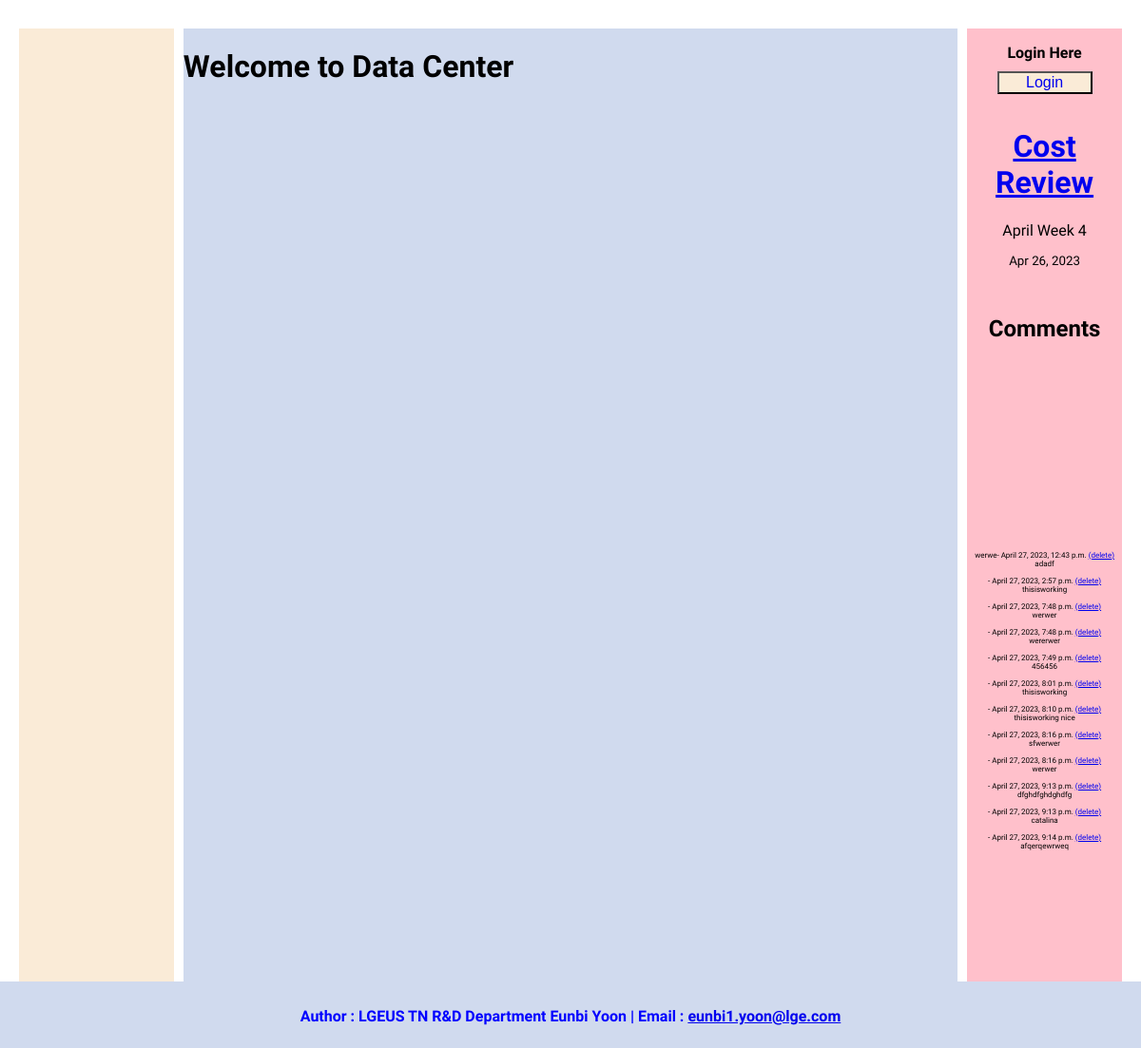
/cost-review/1/, run on an earlier commit of the app's database.
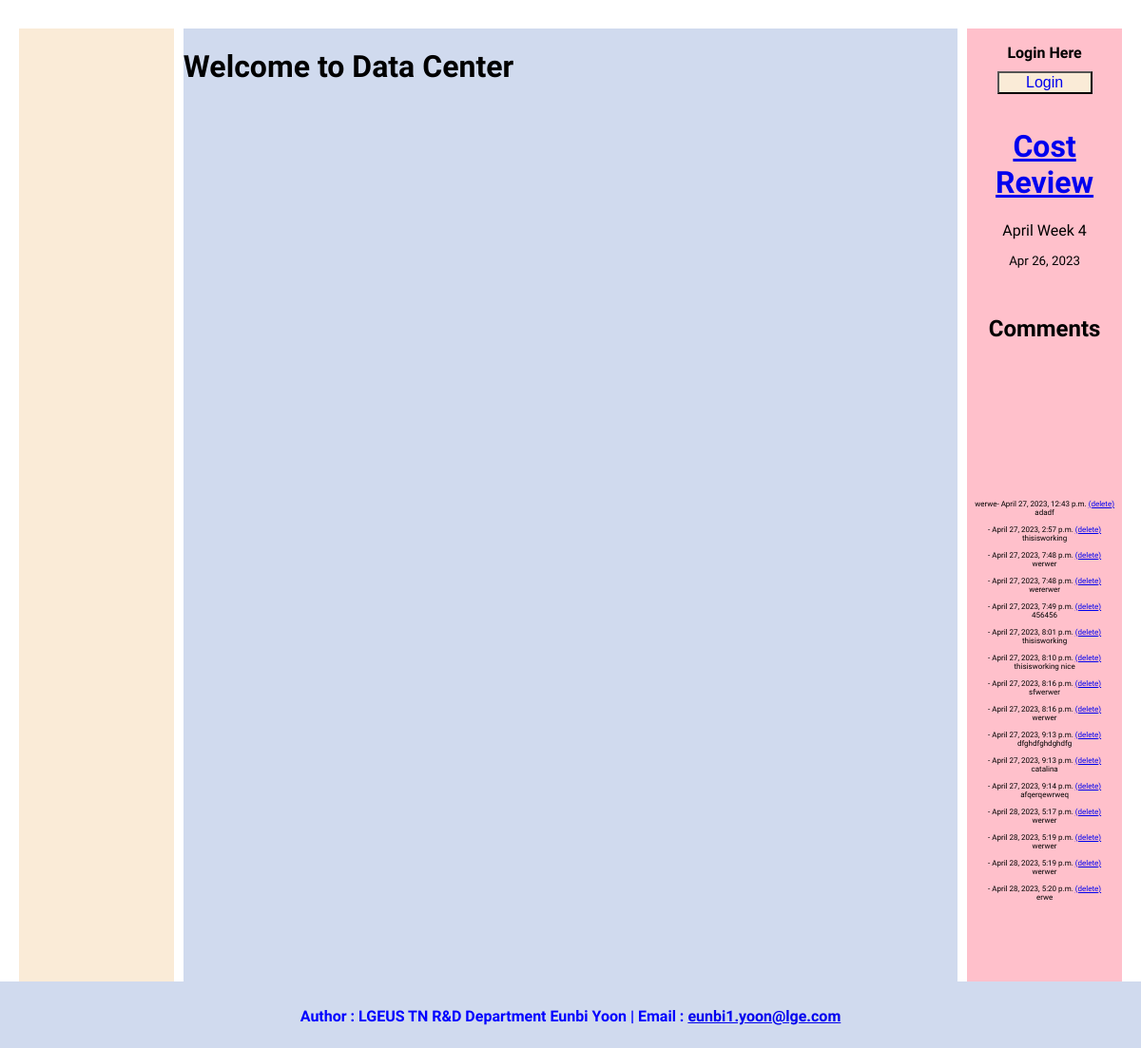
And on a later commit of the database.
### sections/models.py (models this page shows, shortened)
class Comment(models.Model):
    post=models.ForeignKey(Post, related_name='comment_model', on_delete=models.CASCADE)
    name=models.CharField(max_length=255)
    body=models.TextField()
    date_added=models.DateTimeField(auto_now_add=True)

### sections/views.py (the view)
# urls.py: path('<slug:slug>/<int:pk>/', detailView, name='detail_url'),
def detailView(request, slug, pk):
    post=Post.objects.get(slug=slug, pk=pk)
    if request.method=='POST':
        form=CommentForm(request.POST)
        if form.is_valid():
            obj=form.save(commit=False)
            obj.post=post
            obj.save()
            return redirect('detail_url',slug=post.slug, pk=post.pk)
    else:
        form=CommentForm()
    context={
        'post_detail':post,
        'form_detail':form,
        'id':pk
    }
    return render(request,'detail.html', context)

### templates/detail.html (shortened to what this page needs)
{% extends 'base.html' %}
{% block navigator %}
    <div class="detail-category">
        <div class="detail-title">
            <a href="{% url 'category_url' post_detail.category.slug %}"><h1>{{ post_detail.title }}</h1></a>
            {{ post_detail.intro }}
            <small><br/><time>{{ post_detail.date_added|date:"M d, Y" }}</time></small>
        </div>
        <div class="detail-comment">
            <h2>Comments</h2>
            <article style="font-size:0.5rem">
                {% for comment in post_detail.comment_model.all %}
                    {{comment.name}}- {{comment.date_added}}
                    <a href="{& url 'delete_post' post_detail.slug %}">(delete)</a>
                    <br/>{{comment.body}}
                    <br/>
                    <br/>
                {% endfor %}
            </article>
        </div>
    </div>
{% endblock %}

What changed in the data, as far as the page shows it:
added Comment: date_added "April 28, 2023, 5:17 p.m.", body "werwer"
added Comment: date_added "April 28, 2023, 5:19 p.m.", body "werwer"
added Comment: date_added "April 28, 2023, 5:19 p.m.", body "werwer"
added Comment: date_added "April 28, 2023, 5:20 p.m.", body "erwe"
